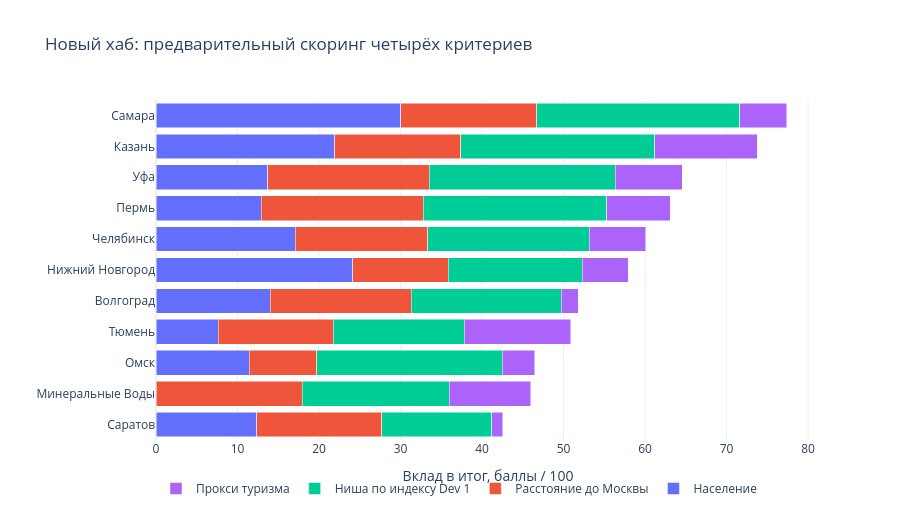

Notebook cell for this chart:
### Markdown cell above
## Из чего складывается балл

Каждый сегмент — вклад критерия, сумма сегментов равна итоговому баллу.
Туризм — индекс зарплаты/авиаподвижности. Обновлённый показатель конкуренции
Dev 1 — обратная доля главного перевозчика среди всех вылетов аэропорта за
10–15.11.2026, а не доля свободного рынка. Исходные источники сохранены в витрине.

### Code cell
import plotly.graph_objects as go

eligible = hub.table.loc[hub.table.eligible].sort_values("total_score")
labels = {"population": "Население", "hub_distance": "Расстояние до Москвы",
          "competitor_gap": "Ниша по индексу Dev 1", "tourism_demand": "Прокси туризма"}
fig = go.Figure()
for criterion, label in labels.items():
    fig.add_bar(y=eligible.city_name, x=eligible[f"contribution_{criterion}"],
                name=label, orientation="h")
fig.update_layout(barmode="stack", title="Новый хаб: предварительный скоринг четырёх критериев",
                  xaxis_title="Вклад в итог, баллы / 100", yaxis_title="",
                  template="plotly_white", height=520, legend_orientation="h")
fig.show(renderer="plotly_mimetype")

### Figure 1 — Plotly figure (JSON) as saved in the notebook; plotly's stock layout.template omitted (floating-point values rounded to 4 significant figures)
{"data": [{"name": "Население", "orientation": "h", "type": "bar", "x": [12.36, 0.0, 11.47, 7.664, 14.03, 24.14, 17.11, 12.89, 13.71, 21.91, 30.0], "y": ["Саратов", "Минеральные Воды", "Омск", "Тюмень", "Волгоград", "Нижний Новгород", "Челябинск", "Пермь", "Уфа", "Казань", "Самара"]}, {"name": "Расстояние до Москвы", "orientation": "h", "type": "bar", "x": [15.33, 17.95, 8.268, 14.05, 17.28, 11.73, 16.24, 19.9, 19.85, 15.45, 16.68], "y": ["Саратов", "Минеральные Воды", "Омск", "Тюмень", "Волгоград", "Нижний Новгород", "Челябинск", "Пермь", "Уфа", "Казань", "Самара"]}, {"name": "Ниша по индексу Dev 1", "orientation": "h", "type": "bar", "x": [13.5, 18.03, 22.74, 16.11, 18.39, 16.44, 19.8, 22.5, 22.77, 23.82, 24.96], "y": ["Саратов", "Минеральные Воды", "Омск", "Тюмень", "Волгоград", "Нижний Новгород", "Челябинск", "Пермь", "Уфа", "Казань", "Самара"]}, {"name": "Прокси туризма", "orientation": "h", "type": "bar", "x": [1.34, 10.0, 4.02, 13.07, 2.102, 5.616, 6.914, 7.834, 8.216, 12.6, 5.748], "y": ["Саратов", "Минеральные Воды", "Омск", "Тюмень", "Волгоград", "Нижний Новгород", "Челябинск", "Пермь", "Уфа", "Казань", "Самара"]}], "layout": {"barmode": "stack", "height": 520, "legend": {"orientation": "h"}, "title": {"text": "Новый хаб: предварительный скоринг четырёх критериев"}, "xaxis": {"title": {"text": "Вклад в итог, баллы / 100"}}, "yaxis": {"title": {"text": ""}}}}
